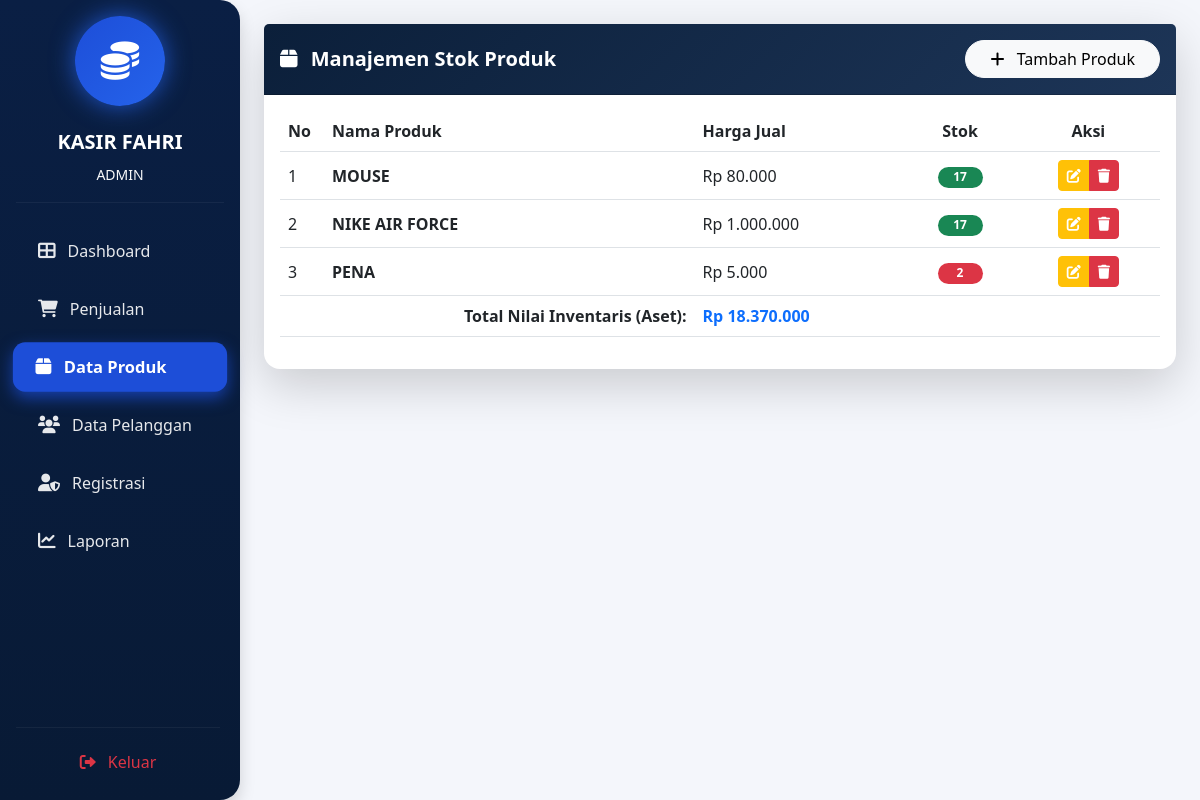
/admin/produk/index.php (signed in), run on the app's committed database.
### tables this page shows
CREATE TABLE `produk` (
  `ProdukID` int(11) NOT NULL,
  `NamaProduk` varchar(255) NOT NULL,
  `Harga` decimal(10,2) NOT NULL,
  `Stok` int(11) NOT NULL
);

### admin/produk/index.php (the view, shortened to what this page needs)
<?php
include '../../main/connect.php';
?>
<!DOCTYPE html>
<html lang="id">
<head>
<link href="https://cdn.jsdelivr.net/npm/bootstrap@5.3.0/dist/css/bootstrap.min.css" rel="stylesheet">
<link rel="stylesheet" href="https://cdnjs.cloudflare.com/ajax/libs/font-awesome/6.0.0/css/all.min.css">
</head>
<body>
<div class="d-flex">
    <?php include '../../template/sidebar.php'; ?>
    <div class="container-fluid p-4">
        <div class="card shadow-lg border-0 rounded-4">
            <div class="card-header d-flex justify-content-between align-items-center py-3">
                <h5 class="fw-bold m-0">
                    <i class="fas fa-box me-2"></i> Manajemen Stok Produk
                </h5>
                <a href="tambah.php" class="btn btn-light rounded-pill px-4">
                    <i class="fas fa-plus me-2"></i> Tambah Produk
                </a>
            </div>
            <div class="card-body">
                <div class="table-responsive">
                    <table class="table table-hover align-middle">
                        <thead>
                            <tr>
                                <th width="5%">No</th>
                                <th>Nama Produk</th>
                                <th>Harga Jual</th>
                                <th class="text-center">Stok</th>
                                <th class="text-center">Aksi</th>
                            </tr>
                        </thead>
                        <tbody>
                        <?php
                        $no = 1;
                        $total_aset = 0;
                        $query = mysqli_query($conn, "SELECT * FROM produk ORDER BY NamaProduk ASC");
                        while($d = mysqli_fetch_array($query)){
                            $subtotal_produk = $d['Harga'] * $d['Stok'];
                            $total_aset += $subtotal_produk;
                        ?>
                            <tr>
                                <td><?= $no++; ?></td>
                                <td class="fw-semibold"><?= $d['NamaProduk']; ?></td>
                                <td>Rp <?= number_format($d['Harga'],0,',','.'); ?></td>
                                <td class="text-center">
                                    <span class="badge rounded-pill badge-stock <?= $d['Stok'] < 10 ? 'bg-danger' : 'bg-success'; ?>">
                                        <?= $d['Stok']; ?>
                                    </span>
                                </td>
                                <td class="text-center">
                                    <div class="btn-group">
                                        <a href="edit.php?id=<?= $d['ProdukID']; ?>" class="btn btn-sm btn-warning text-white" title="Edit">
                                            <i class="fas fa-edit"></i>
                                        </a>
                                        <a href="hapus.php?id=<?= $d['ProdukID']; ?>" class="btn btn-sm btn-danger" title="Hapus"
                                           onclick="return confirm('Menghapus produk akan berpengaruh pada data transaksi terkait. Yakin?')">
                                            <i class="fas fa-trash"></i>
                                        </a>
                                    </div>
                                </td>
                            </tr>
                        <?php } ?>
                        </tbody>
                        <?php if(mysqli_num_rows($query) > 0): ?>
                        <tfoot>
                            <tr>
                                <th colspan="2" class="text-end">Total Nilai Inventaris (Aset):</th>
                                <th colspan="3" class="text-primary">Rp <?= number_format($total_aset,0,',','.'); ?></th>
                            </tr>
                        </tfoot>
                        <?php endif; ?>
                    </table>
                </div>
            </div>
        </div>
    </div>
</div>
</body>
</html>

### admin/produk/index.php (style rules this page uses)
body { background:#f4f6fb; }
.card-header { background:linear-gradient(135deg,#0b1f3a,#1d3557); color:white; }
.table thead { background:#1d3557; color:white; }
.badge-stock { min-width:45px; }
tfoot { background:#f1f3f8; font-weight:bold; }

### data on the page
produk: NamaProduk "MOUSE", Harga "80.000", Stok "17"
produk: NamaProduk "NIKE AIR FORCE", Harga "1.000.000", Stok "17"
produk: NamaProduk "PENA", Harga "5.000", Stok "2"

### other printed values
$role "ADMIN"
$total_aset "18.370.000"
